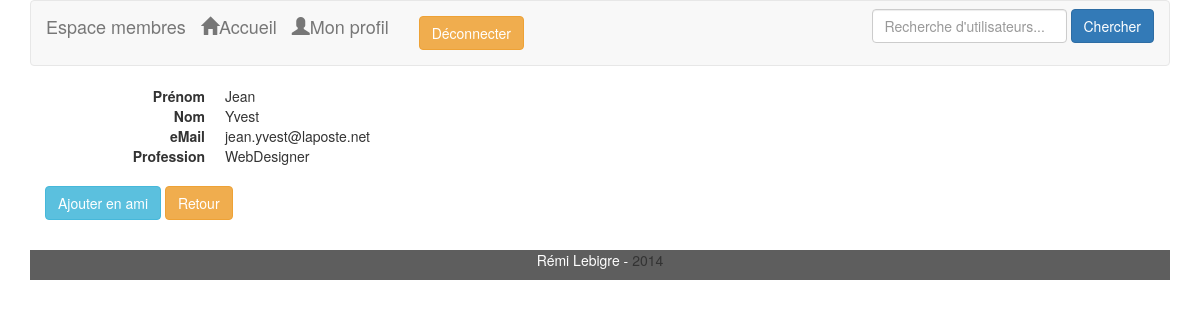
The app's page /index.php?page=member&id=1 (signed in) with its own data.
### tables this page shows
CREATE TABLE IF NOT EXISTS `user` (
  `email` varchar(50) NOT NULL,
  `gender` varchar(5) DEFAULT NULL,
  `firstname` varchar(50) DEFAULT NULL,
  `lastname` varchar(50) DEFAULT NULL,
  `password` varchar(100) DEFAULT NULL,
  `job` varchar(50) DEFAULT NULL,
  `registerdate` datetime DEFAULT NULL,
  `avatar` varchar(80) DEFAULT NULL,
  `id` int(11) NOT NULL AUTO_INCREMENT,
  PRIMARY KEY (`id`),
  UNIQUE KEY `email` (`email`)
);

### index.php (called while the page is built, shortened)
<?php
    require 'inc/conf.inc.php';
    new Controller();

### src/memberspace/model/dao/FriendsManager.class.php (called while the page is built, shortened)
<?php namespace memberspace\model\dao;
class FriendsManager
{
    private static function convertToObject($aUser)
    {
        $oUser = new User();
        $oUser->setEmail($aUser['email']);
        $oUser->setPassword($aUser['password']);
        $oUser->setLastName($aUser['lastname']);
        $oUser->setFirstName($aUser['firstname']);
        $oUser->setAvatar($aUser['avatar']);
        $oUser->setGender($aUser['gender']);
        $oUser->setJob($aUser['job']);
        $oUser->setRegisterDate($aUser['registerdate']);
        $oUser->setId($aUser['id']);
        return $oUser;
    }
    public static function getAll(User $oUser)
    {
        $iUserId = $oUser->getId();
        $sQuery = 'select * from user u, friends f where (f.id1 = u.id AND f.id2="' . $iUserId . '") OR (f.id2 = u.id AND f.id1="' . $iUserId . '")';
        $aFriends = array();
        foreach (DBOperation::getAll($sQuery) as $aUser) {
            $aFriends[] = self::convertToObject($aUser);
        }
        return $aFriends;
    }
}

### src/memberspace/model/User.class.php (called while the page is built, shortened)
<?php namespace memberspace\model;
    class User
    {
        private $sEmail;
        private $sLastName;
        private $sFirstName;
        private $sJob;
        private $iId;
        public function setEmail($sEmail)
        {
            $this->sEmail = $sEmail;
        }
        public function getEmail()
        {
            return $this->sEmail;
        }
        public function setFirstName($sFirstName)
        {
            $this->sFirstName = ucfirst(addslashes($sFirstName));
        }
        public function getFirstName()
        {
            return $this->sFirstName;
        }
        public function setJob($sJob)
        {
            $this->sJob = addslashes($sJob);
        }
        public function getJob()
        {
            return $this->sJob;
        }
        public function setLastName($sLastName)
        {
            $this->sLastName = ucfirst(addslashes($sLastName));
        }
        public function getLastName()
        {
            return $this->sLastName;
        }
        public function getId()
        {
            return $this->iId;
        }
        public function setId($iId)
        {
            $this->iId = $iId;
        }
    }

### src/memberspace/model/dao/DBOperation.class.php (called while the page is built, shortened)
<?php  namespace memberspace\model\dao;
    class DBOperation
    {
        private static $oDataBase = null;
        private static function init()
        {
            if (null === self::$oDataBase) {
                self::$oDataBase = new \PDO('mysql:host=' . self::HOST . ';dbname=' . self::NAME, self::USER, self::PWD);
                self::$oDataBase->exec("SET CHARACTER SET utf8");
                self::$oDataBase->setAttribute(\PDO::ATTR_DEFAULT_FETCH_MODE, \PDO::FETCH_ASSOC);
            }
        }
        public static function getAll($sQuery)
        {
            try {
                $aAll = array();
                foreach (self::$oDataBase->query($sQuery) as $aRow) {
                    $aAll[] = $aRow;
                }
            } catch (\PDOException $oPdoException) {
                echo 'PDO Exception : ' . $oPdoException->getMessage();
            }
            return $aAll;
        }
        public static function getOne($sQuery)
        {
            try {
                $oQueryResult = self::$oDataBase->query($sQuery);
                $aRow = $oQueryResult->fetch();
            } catch (PDOException $oPdoException) {
                echo 'PDO Exception : ' . $oPdoException->getMessage();
            }
            return $aRow;
        }
    }

### src/memberspace/model/dao/UserManager.class.php (called while the page is built, shortened)
<?php namespace memberspace\model\dao;
class UserManager
{
    private static function convertToObject($aUser)
    {
        $oUser = new User();
        $oUser->setEmail($aUser['email']);
        $oUser->setPassword($aUser['password']);
        $oUser->setLastName($aUser['lastname']);
        $oUser->setFirstName($aUser['firstname']);
        $oUser->setAvatar($aUser['avatar']);
        $oUser->setGender($aUser['gender']);
        $oUser->setJob($aUser['job']);
        $oUser->setRegisterDate($aUser['registerdate']);
        $oUser->setId($aUser['id']);
        return $oUser;
    }
    public static function get(User $oUser)
    {
        $sQuery = "select * from user where id ='{$oUser->getId()}' limit 1";
        return self::convertToObject(DBOperation::getOne($sQuery));
    }
}

### inc/conf.inc.php (called while the page is built, shortened)
<?php
    function autoloadItemsClass($sClassName)
    {
        $sFilePath = ROOT . 'src/' . str_replace('\\', '/',$sClassName) . '.class.php';
    }

### src/memberspace/view/member.php (the view, shortened to what this page needs)
<div class="container">
        <dl class="dl-horizontal">
            <dt>Prénom</dt><dd><?= $oUser->getFirstName() ?></dd>
            <dt>Nom</dt><dd><?= $oUser->getLastName() ?></dd>
            <dt>eMail</dt><dd><?= $oUser->getEmail() ?></dd>
            <dt>Profession</dt><dd><?= $oUser->getJob() ?></dd>
        </dl>
    <?php if (array_key_exists('login',$_SESSION) && $oUser->getId()!= $_SESSION['login'] ) :?>
        <?php if(!in_array($oUser->getId(),$aFriendsId)) : ?>
                <form action="" method="post" style="display:inline-block;">
                    <button class="btn btn-info">Ajouter en ami</button>
                </form>
        <?php else : ?>
            <button class="btn btn-success">Déjà amis !</button>
        <?php endif; ?>
    <?php endif; ?>
<a href="index.php"><button class="btn btn-warning">Retour</button></a>
</div>

### records on screen
user: firstname "Jean", lastname "Yvest", email "jean.yvest@laposte.net", job "WebDesigner"
